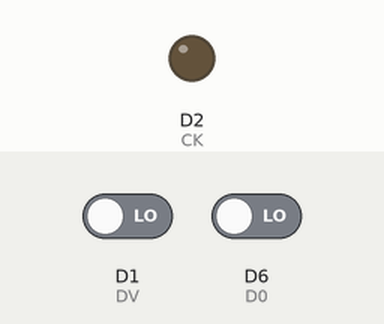
This sketch was run on a simulated ESP8266 (NodeMCU). Shown: output pins drawn as LEDs (lit = HIGH). The inputs (shaded band) are chosen by the test bench; at power-on: D1 (DV) LOW, D6 (D0) LOW. Pins used as bus, display or sensor lines are not drawn; what the sketch prints to the serial monitor is not drawn.

Above: at 1.2 s.
1.3 s: D1 (DV) driven HIGH
At 2.0 s:
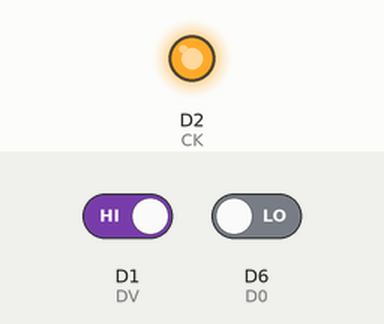
Timing chart, 0 to 4.3 s (numbered marks = the images above; inputs shaded):
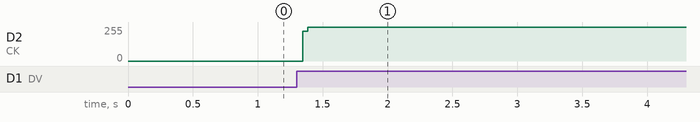

Measured:
- after the input at 1.3 s, D2 (CK): 0/255 → 255/255 after 0.05 s

The sketch:

test_TTP226-809SN_ESP8266_2-7-4.ino
```cpp
/*
  Created by SENSORVN.COM, February 25, 2021.
  Wiring
  VCC -> 3.3V
  GND -> GND
  DV  -> GPIO5
  OUT1(D0) -> GPIO12
  OUT7(RST)-> GPIO14
  OUT8(CK) -> GPIO4
*/
const int DV = 5;
const int D0 = 12; //OUT1
const int RST = 14;//OUT7
const int CK = 4;  //OUT8
byte data_ = 0;
byte data = 0;
byte flag = 0;
void ICACHE_RAM_ATTR handleInterrupt();
void ICACHE_RAM_ATTR handleInterruptData();

/* Function */
void resetSensor()
{
  digitalWrite(RST,HIGH);
  delayMicroseconds(500);
  digitalWrite(RST,LOW);
  delayMicroseconds(500);
}

void work()
{
  if(flag == 1)
  {
    detachInterrupt(digitalPinToInterrupt(DV));
    resetSensor();
    attachInterrupt(digitalPinToInterrupt(D0), handleInterruptData, FALLING);
    for(byte i=1;i<9;i++)
    {
      data_ = i;
      digitalWrite(CK,LOW);
      delay(1);
      digitalWrite(CK,HIGH);
      delay(1);
    }
    detachInterrupt(digitalPinToInterrupt(D0));
    attachInterrupt(digitalPinToInterrupt(DV), handleInterrupt, RISING);
    resetSensor();
    flag = 0;
  }
}

/* Arduino Function */
void setup()
{
  Serial.begin(115200);
  pinMode(DV,INPUT);
  pinMode(D0,INPUT);
  pinMode(RST,OUTPUT);
  pinMode(CK,OUTPUT);
  attachInterrupt(digitalPinToInterrupt(DV), handleInterrupt, RISING);
  resetSensor();
  Serial.println("Start.....");
}

void loop()
{
  work();
}

void ICACHE_RAM_ATTR handleInterrupt()
{
  flag = 1;
}

void ICACHE_RAM_ATTR handleInterruptData()
{
  data = data_;
  Serial.println(data);
}
```
